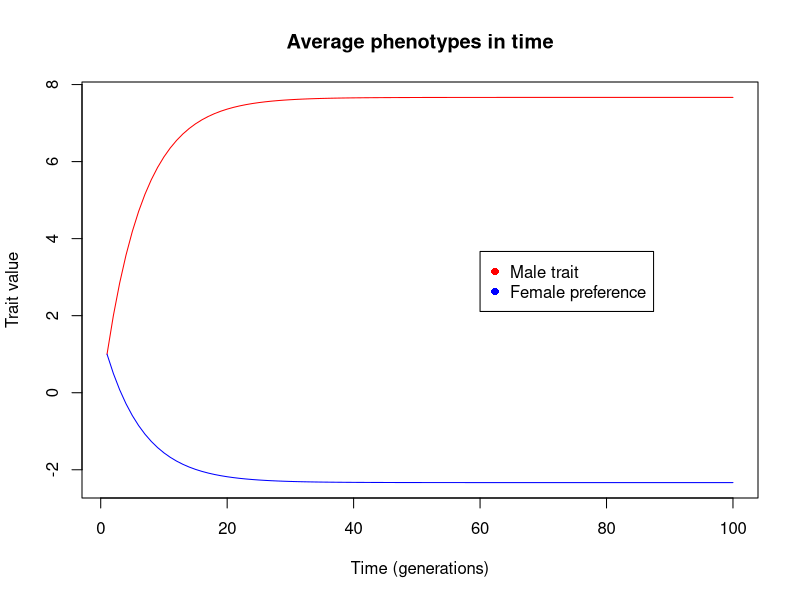
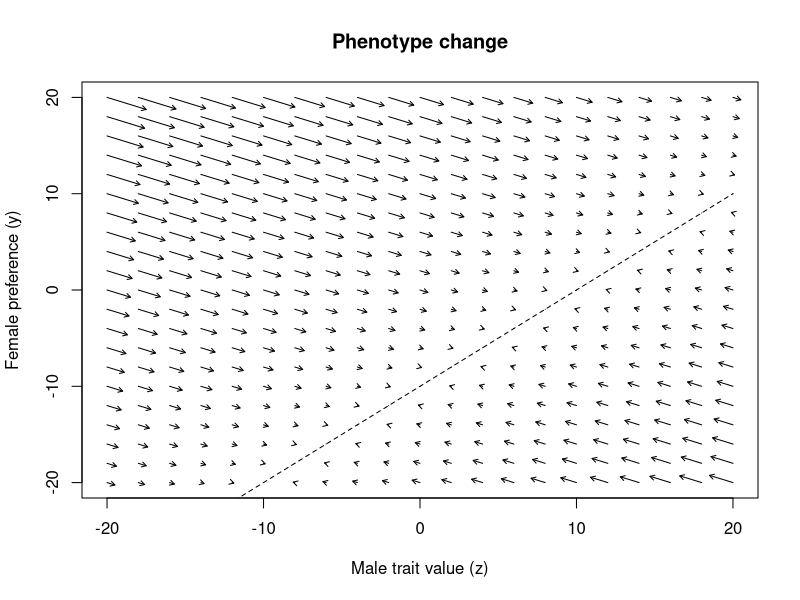

Recreate these plots in R, in order.
rm(list = ls())
options(error = browser)
options(echo = FALSE)

Vz <- 0.2
Cxy <- -0.1
theta <- 10 # Male optimum value for viability selection
omega <- 1 #Distribution of viability value around theta

n_generations <- 100
initial_mean_z <- 1 #Male trait
initial_mean_y <- 1 #Female preference

male_color <- "red"
female_color <- "blue"

phenotypes_n_rows <- 2
phenotypes_n_cols <- 1
phenotypes <- data.frame(matrix(0,phenotypes_n_rows,phenotypes_n_cols))
phenotypes[1,1] <- "male trait"
phenotypes[2,1] <- "female preference"
rownames(phenotypes) <- c("z","y")
colnames(phenotypes) <- c("average")

# phenotypes_in_time: keeps track of all frequencies in time
t_n_rows <- n_generations
t_n_cols <- phenotypes_n_rows
phenotypes_in_time <- data.frame(matrix(0,t_n_rows,t_n_cols))
colnames(phenotypes_in_time) <- rownames(phenotypes)
rownames(phenotypes_in_time) <- seq(1:n_generations)
phenotypes_in_time[1,1] <- initial_mean_z
phenotypes_in_time[1,2] <- initial_mean_y

# Plot traits in time
# Start at t=2, because t=1 denotes the initial values
for (t in c(2:n_generations))
{
	print(t)
	cur_z <- phenotypes_in_time[t-1,1]
	cur_y <- phenotypes_in_time[t-1,2]
  print(cur_z)
  print(cur_y)

	delta_z <- 0.5 * Vz  * (cur_y - ((cur_z - theta) / (omega * omega)))
	delta_y <- 0.5 * Cxy * (cur_y - ((cur_z - theta) / (omega * omega)))
	
	next_z <- cur_z + delta_z
	next_y <- cur_y + delta_y
	
	phenotypes_in_time[t,1] <- next_z
	phenotypes_in_time[t,2] <- next_y
}

# Need to use as.matrix, otherwise 'graphical parameter "type" is obsolete'
plot(
	as.matrix(phenotypes_in_time[1]),
	xlim=c(1,n_generations),
	ylim=c(min(phenotypes_in_time),max(phenotypes_in_time)),
	type="l",col=male_color,
	main="Average phenotypes in time",
	ylab="Trait value",
	xlab="Time (generations)"
)
legend_x <- 0.6 * n_generations
legend_y <- max(phenotypes_in_time) - (0.4 * (max(phenotypes_in_time) - min(phenotypes_in_time)))
legend(
	legend_x,
	legend_y,
	c("Male trait","Female preference"),col=c(male_color,female_color),pch=c(16,16)
)
lines(phenotypes_in_time[2],col=female_color)
lines(c(1,n_generations),c(theta,theta),lty="dashed")


# Phase plot
min_z <- -20
max_z <-  20
res_z <- 20 #Resolution: number of arrows in horizontal direction
min_y <- -20
max_y <-  20
res_y <- 20 #Resolution: number of arrows in vertical direction

plot(
	"",
	xlim=c(min_z,max_z),
	ylim=c(min_y,max_y),
	type="n",
	main="Phenotype change",
	ylab="Female preference (y)",
	xlab="Male trait value (z)"
)
equilibrium_line <- function(z) 
{
  y <- (z - theta) / (omega * omega)	
}

lines(c(min_z,max_z),c(equilibrium_line(min_z),equilibrium_line(max_z)),lty="dashed")
	
for (cur_z in seq(min_z,max_z,(max_z-min_z)/res_z))
{
	for (cur_y in seq(min_y,max_y,(max_y-min_y)/res_y))
	{
		delta_z <- 0.5 * Vz  * (cur_y - ((cur_z - theta) / (omega * omega)))
		delta_y <- 0.5 * Cxy * (cur_y - ((cur_z - theta) / (omega * omega)))
    arrows(cur_z,cur_y,cur_z + (0.5 * delta_z),cur_y + (0.5*delta_y),length=0.05)
	}
}